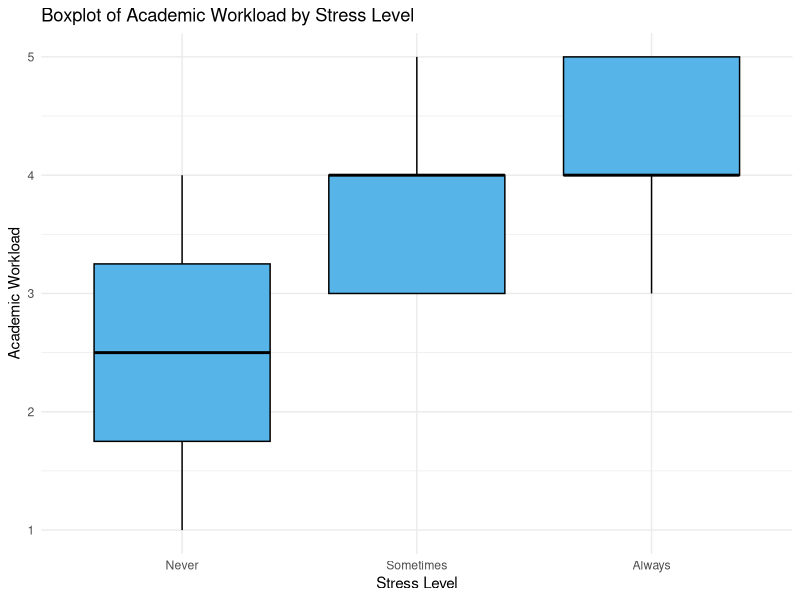
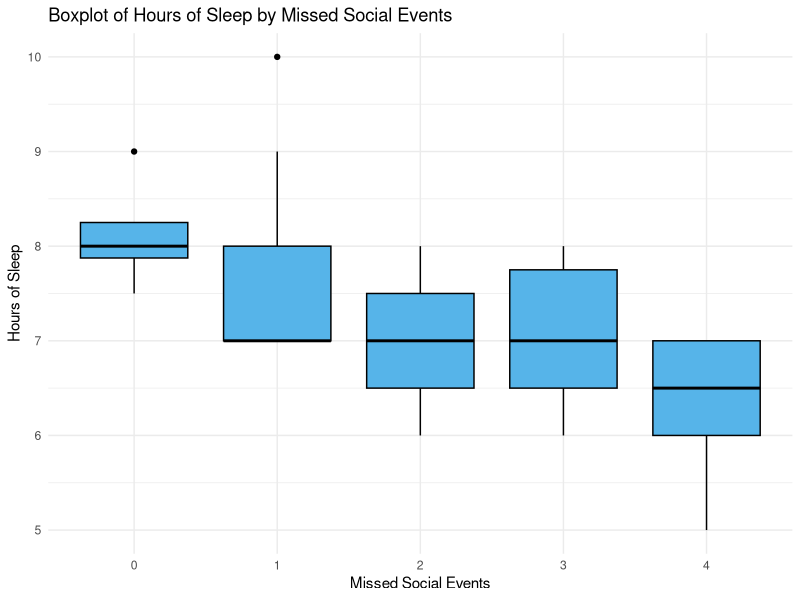
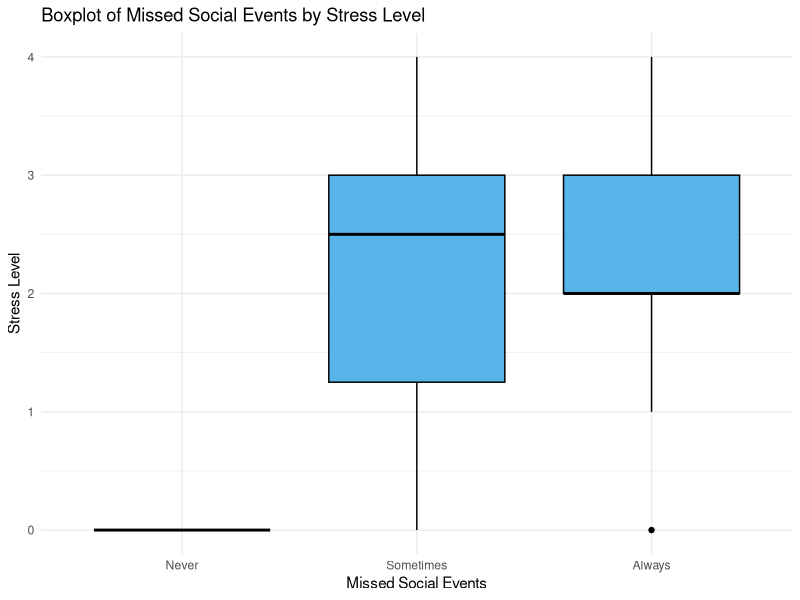

Here is the R script that generated these plots, in order: (Note: this script raises an error after producing the figures.)
## ---- chunk 1
my_data = read.csv('STA304 Group Project Dataset.csv', header = TRUE, sep=',')
# my_data

# Remove the column 'X'
data_cleaned <- my_data[, !(names(my_data) == "X")]
# Remove fake responses: rows 3 and 12
data_cleaned <- data_cleaned[-c(3, 12),]
# data_cleaned

# Calculating sample size
N = 200
B = .29
D = (B^2)/4
# sigma = sd(data_cleaned$academic_workload)
sigma2 = (max(data_cleaned$academic_workload) - min(data_cleaned$academic_workload))/4
# n = ceiling((N*sigma^2) / ((N-1)*D + sigma^2))
n = ceiling((N*sigma2) / ((N-1)*D + sigma2))
# sigma2
n

# Select a random sample of n rows
set.seed(1)
random_indices <- sample(1:nrow(data_cleaned), n)
sample_data <- data_cleaned[random_indices, ]
# sample_data
attach(sample_data)
## ---- chunk 2
library(ggplot2)

sample_data$stress <- factor(sample_data$stress, levels = c("Never", "Sometimes", "Always"))
boxplot_plot <- ggplot(sample_data, aes(x = factor(stress), y = academic_workload)) +
  geom_boxplot(fill = "#56B4E9", color = "black") +
  labs(title = "Boxplot of Academic Workload by Stress Level",
       x = "Stress Level",
       y = "Academic Workload") +
  theme_minimal()
print(boxplot_plot)

# # Create a boxplot of hours_sleep by stress_binary
# boxplot_plot <- ggplot(sample_data, aes(x = factor(stress_binary), y = hours_sleep)) +
#   geom_boxplot(fill = "#56B4E9", color = "black") +  # Customize the colors if desired
#   labs(title = "Boxplot of Hours of Sleep by Stress Level",
#        x = "Stress (0 = No Stress, 1 = Stress)",
#        y = "Hours of Sleep") +
#   theme_minimal()

# # Display the plot
# print(boxplot_plot)
## ---- chunk 3
boxplot_plot <- ggplot(sample_data, aes(x = factor(missed_social_events), y = hours_sleep)) +
  geom_boxplot(fill = "#56B4E9", color = "black") +  # Customize the colors if desired
  labs(title = "Boxplot of Hours of Sleep by Missed Social Events",
       x = "Missed Social Events",
       y = "Hours of Sleep") +
  theme_minimal()

# Display the plot
print(boxplot_plot)
## ---- chunk 4
boxplot_plot <- ggplot(sample_data, aes(x = factor(stress), y = missed_social_events)) +
  geom_boxplot(fill = "#56B4E9", color = "black") +
  labs(title = "Boxplot of Missed Social Events by Stress Level",
       x = "Missed Social Events",
       y = "Stress Level") +
  theme_minimal()
print(boxplot_plot)
## ---- chunk 5
rq3.lm <- lm(stress_numeric ~ missed_social_events + living_situation, data = sample_data)
summary(rq3.lm)
## ---- chunk 6
# Research Question 1 - Simple Linear Regression
sample_data$stress_numeric <- as.numeric(factor(sample_data$stress, levels = c("Never", "Sometimes", "Always")))
rq1_stress.lm = lm(stress_numeric ~ academic_workload, data = sample_data)
summary(rq1_stress.lm)
## ---- chunk 7
# Assumptions for Research Question 1 - Simple Linear Regression
png("residuals_rq1.png", width = 800, height = 600)
# Plot code goes here, for example:
plot(residuals(rq1_stress.lm))
dev.off()
## ---- chunk 8
# Research Question 2 - Multiple Linear Regression
rq2.lm = lm(hours_sleep ~ academic_workload + missed_social_events, data = sample_data)
summary(rq2.lm)
## ---- chunk 9
# Assumptions for Research Question 2 - Multiple Linear Regression
png("residuals_rq2.png", width = 800, height = 600)
# Plot code goes here, for example:
plot(residuals(rq2_stress.lm))
dev.off()
## ---- chunk 10
# Assumptions for Research Question 2 - Multiple Linear Regression
png("qq_rq2.png", width = 800, height = 600)
# Plot code goes here, for example:
plot(rq2.lm, which=2)
dev.off()
## ---- chunk 11
# Assumptions for Research Question 2 - Multiple Linear Regression
library(car)
vif(rq2.lm)
## ---- chunk 12


# Recode stress as binary (0 = Not Stressed, 1 = Stressed)
# sample_data$stress_binary <- ifelse(sample_data$stress == "Never", 0, 1)
# sample_data$anxiety_binary <- ifelse(sample_data$anxiety == "Never", 0, 1)
# sample_data$concentration_binary <- ifelse(sample_data$concentration == "Never", 0, 1)

# sleep1_3.lm = lm(hours_sleep ~ stress_binary + missed_social_events, data = sample_data)
# summary(sleep1_3.lm) # 0.402, 0.008, F: 0.003886

# sleep1_1.lm = lm(hours_sleep ~ time_management + stress_binary + missed_social_events, data = sample_data)
# summary(sleep1_1.lm) # 0.42770, 0.60898, 0.00703, F: 0.008939

# time1.lm = lm(time_management ~ stress - studentID, data = sample_data)
# summary(time1.lm) # 0.0160, 0.0616, F: 0.02051

# mental_health.lm <- lm(stress_binary ~ academic_workload, data = sample_data) # 0.00201, 0.00925, F: 0.009247
# summary(mental_health.lm)

# library(nnet)
# # Multinomial logistic regression (Classification)
# stress_model_multi <- multinom(stress ~ hours_sleep + academic_workload, data = sample_data)
# summary(stress_model_multi)
# # Calculate z-scores and p-values for each coefficient
# z_scores <- summary(stress_model_multi)$coefficients / summary(stress_model_multi)$standard.errors
# p_values <- 2 * (1 - pnorm(abs(z_scores)))  # Two-tailed p-values
# z_scores
# p_values

# p_values <- p_values * 0.01
## ---- chunk 13
# X-squared = 4.2481, df = 1, p-value = 0.03929
# After grouping categories
# Group categories for anxiety and concentration
sample_data$anxiety_grouped <- ifelse(anxiety == "Always", "Always", "Other")
sample_data$concentration_grouped <- ifelse(concentration == "Always", "Always", "Other")

# Create a contingency table
contingency_table <- table(sample_data$anxiety_grouped, sample_data$concentration_grouped)

# Print the contingency table
cat("Contingency Table:\n")
print(contingency_table)

# Check expected Frequencies
chi_sq_test <- chisq.test(contingency_table)
chi_sq_test$expected

# Perform the Chi-squared test
chi_squared_test <- chisq.test(contingency_table)

# Print the results
cat("\nChi-squared Test Results:\n")
print(chi_squared_test)
